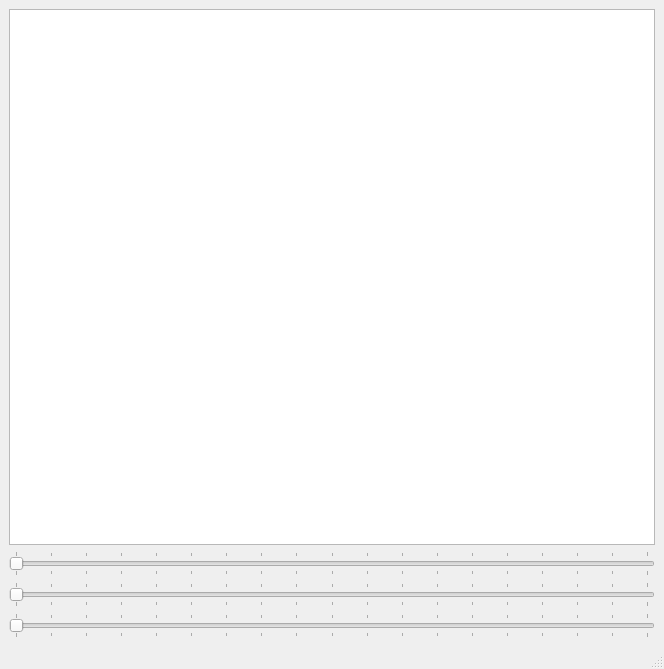
<?xml version="1.0" encoding="UTF-8"?>
<ui version="4.0">
 <class>MainWindow</class>
 <widget class="QMainWindow" name="MainWindow">
  <property name="geometry">
   <rect>
    <x>0</x>
    <y>0</y>
    <width>664</width>
    <height>669</height>
   </rect>
  </property>
  <property name="windowTitle">
   <string>MainWindow</string>
  </property>
  <widget class="QWidget" name="centralwidget">
   <layout class="QVBoxLayout" name="verticalLayout">
    <item>
     <widget class="QGraphicsView" name="graphicsView"/>
    </item>
    <item>
     <widget class="QSlider" name="horizontalSlider">
      <property name="minimum">
       <number>0</number>
      </property>
      <property name="maximum">
       <number>180</number>
      </property>
      <property name="pageStep">
       <number>1</number>
      </property>
      <property name="orientation">
       <enum>Qt::Horizontal</enum>
      </property>
      <property name="tickPosition">
       <enum>QSlider::TicksBothSides</enum>
      </property>
      <property name="tickInterval">
       <number>10</number>
      </property>
     </widget>
    </item>
    <item>
     <widget class="QSlider" name="horizontalSlider_2">
      <property name="minimum">
       <number>0</number>
      </property>
      <property name="maximum">
       <number>180</number>
      </property>
      <property name="pageStep">
       <number>1</number>
      </property>
      <property name="orientation">
       <enum>Qt::Horizontal</enum>
      </property>
      <property name="tickPosition">
       <enum>QSlider::TicksBothSides</enum>
      </property>
      <property name="tickInterval">
       <number>10</number>
      </property>
     </widget>
    </item>
    <item>
     <widget class="QSlider" name="horizontalSlider_3">
      <property name="minimum">
       <number>0</number>
      </property>
      <property name="maximum">
       <number>180</number>
      </property>
      <property name="pageStep">
       <number>1</number>
      </property>
      <property name="orientation">
       <enum>Qt::Horizontal</enum>
      </property>
      <property name="tickPosition">
       <enum>QSlider::TicksBothSides</enum>
      </property>
      <property name="tickInterval">
       <number>10</number>
      </property>
     </widget>
    </item>
   </layout>
  </widget>
  <widget class="QMenuBar" name="menubar">
   <property name="geometry">
    <rect>
     <x>0</x>
     <y>0</y>
     <width>664</width>
     <height>20</height>
    </rect>
   </property>
  </widget>
  <widget class="QStatusBar" name="statusbar"/>
 </widget>
 <tabstops>
  <tabstop>horizontalSlider</tabstop>
  <tabstop>graphicsView</tabstop>
 </tabstops>
 <resources/>
 <connections/>
</ui>
